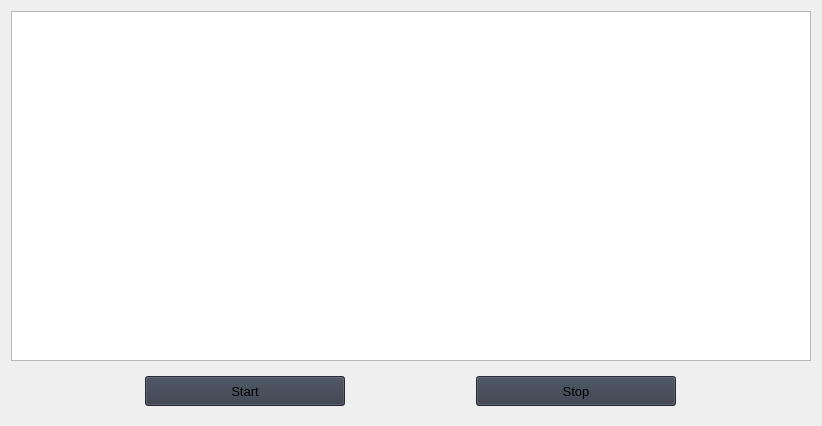
                     <widget class="QWidget" name="home">
                      <property name="styleSheet">
                       <string notr="true"/>
                      </property>
                      <layout class="QGridLayout" name="gridLayout_3">
                       <item row="2" column="0">
                        <widget class="QStackedWidget" name="stackedWidget_2">
                         <property name="maximumSize">
                          <size>
                           <width>16777215</width>
                           <height>100</height>
                          </size>
                         </property>
                         <widget class="QWidget" name="page">
                          <layout class="QHBoxLayout" name="horizontalLayout_6">
                           <item>
                            <widget class="QPushButton" name="btn_start">
                             <property name="minimumSize">
                              <size>
                               <width>150</width>
                               <height>30</height>
                              </size>
                             </property>
                             <property name="maximumSize">
                              <size>
                               <width>200</width>
                               <height>30</height>
                              </size>
                             </property>
                             <property name="font">
                              <font>
                               <family>Segoe UI</family>
                               <pointsize>10</pointsize>
                               <italic>false</italic>
                               <bold>false</bold>
                              </font>
                             </property>
                             <property name="cursor">
                              <cursorShape>PointingHandCursor</cursorShape>
                             </property>
                             <property name="styleSheet">
                              <string notr="true">background-color: rgb(52, 59, 72);</string>
                             </property>
                             <property name="text">
                              <string>Start</string>
                             </property>
                             <property name="icon">
                              <iconset resource="resources.qrc">
                               <normaloff>:/icons/images/icons/cil-media-play.png</normaloff>:/icons/images/icons/cil-media-play.png</iconset>
                             </property>
                            </widget>
                           </item>
                           <item>
                            <widget class="QPushButton" name="btn_stop">
                             <property name="minimumSize">
                              <size>
                               <width>150</width>
                               <height>30</height>
                              </size>
                             </property>
                             <property name="maximumSize">
                              <size>
                               <width>200</width>
                               <height>30</height>
                              </size>
                             </property>
                             <property name="font">
                              <font>
                               <family>Segoe UI</family>
                               <pointsize>10</pointsize>
                               <italic>false</italic>
                               <bold>false</bold>
                              </font>
                             </property>
                             <property name="cursor">
                              <cursorShape>PointingHandCursor</cursorShape>
                             </property>
                             <property name="styleSheet">
                              <string notr="true">background-color: rgb(52, 59, 72);</string>
                             </property>
                             <property name="text">
                              <string>Stop</string>
                             </property>
                             <property name="icon">
                              <iconset resource="resources.qrc">
                               <normaloff>:/icons/images/icons/cil-media-stop.png</normaloff>:/icons/images/icons/cil-media-stop.png</iconset>
                             </property>
                            </widget>
                           </item>
                          </layout>
                         </widget>
                         <widget class="QWidget" name="page_2">
                          <property name="enabled">
                           <bool>true</bool>
                          </property>
                         </widget>
                        </widget>
                       </item>
                       <item row="1" column="0">
                        <widget class="QTextBrowser" name="txt_info">
                         <property name="sizePolicy">
                          <sizepolicy hsizetype="Expanding" vsizetype="Expanding">
                           <horstretch>0</horstretch>
                           <verstretch>0</verstretch>
                          </sizepolicy>
                         </property>
                         <property name="minimumSize">
                          <size>
                           <width>800</width>
                           <height>350</height>
                          </size>
                         </property>
                         <property name="font">
                          <font>
                           <family>Segoe UI</family>
                           <pointsize>10</pointsize>
                           <italic>false</italic>
                           <bold>false</bold>
                          </font>
                         </property>
                         <property name="styleSheet">
                          <string notr="true">color:#5f5f5f;</string>
                         </property>
                         <property name="html">
                          <string>&lt;!DOCTYPE HTML PUBLIC &quot;-//W3C//DTD HTML 4.0//EN&quot; &quot;http://www.w3.org/TR/REC-html40/strict.dtd&quot;&gt;
&lt;html&gt;&lt;head&gt;&lt;meta name=&quot;qrichtext&quot; content=&quot;1&quot; /&gt;&lt;meta charset=&quot;utf-8&quot; /&gt;&lt;style type=&quot;text/css&quot;&gt;
p, li { white-space: pre-wrap; }
hr { height: 1px; border-width: 0; }
li.unchecked::marker { content: &quot;\2610&quot;; }
li.checked::marker { content: &quot;\2612&quot;; }
&lt;/style&gt;&lt;/head&gt;&lt;body style=&quot; font-family:'Segoe UI'; font-size:10pt; font-weight:400; font-style:normal;&quot;&gt;
&lt;p style=&quot;-qt-paragraph-type:empty; margin-top:0px; margin-bottom:0px; margin-left:0px; margin-right:0px; -qt-block-indent:0; text-indent:0px; line-height:10px; font-family:'Microsoft YaHei UI'; font-size:9pt;&quot;&gt;&lt;br /&gt;&lt;/p&gt;&lt;/body&gt;&lt;/html&gt;</string>
                         </property>
                        </widget>
                       </item>
                      </layout>
                     </widget>
